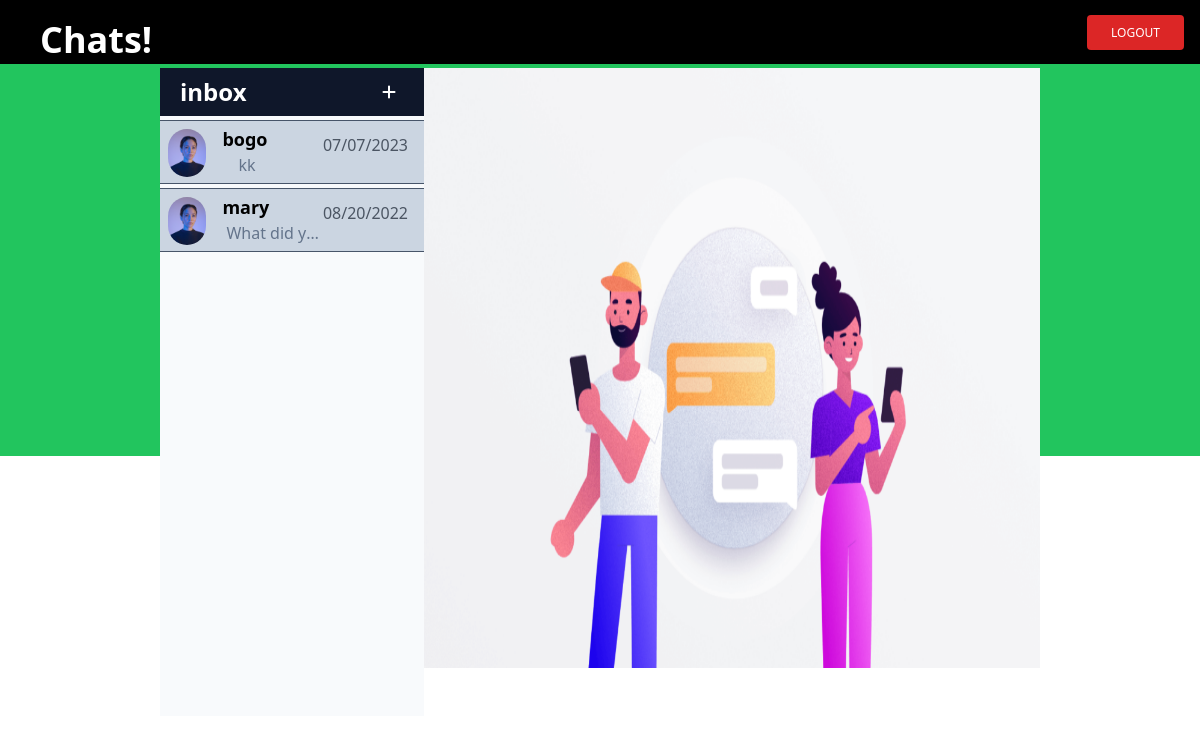
/ (signed in), run on the app's committed database.
### chat/models.py (models this page shows, shortened)
class UserProfile(AbstractUser):
    username = models.CharField(max_length=50, unique=True)
    email = models.EmailField(unique=True)
    def __str__(self):
        return self.username
    class Meta:
        db_table = 'chat_users'
        verbose_name = 'User'
        verbose_name_plural = 'Users'

class Message(models.Model):
    sender = models.ForeignKey(UserProfile, on_delete=models.CASCADE, related_name='sender')
    recipient = models.ForeignKey(UserProfile, on_delete=models.CASCADE, related_name='recipient')
    message = models.TextField()
    date = models.DateTimeField(auto_now_add=True)
    is_read = models.BooleanField(default=False)
    class Meta:
        db_table = 'chat_messages'
        verbose_name = 'Message'
        verbose_name_plural = 'Messages'
        ordering = ('-date',)
    def get_message_list(u):
        m = []  # stores all messages sorted by latest first
        j = []  # stores all usernames from the messages above after removing duplicates
        k = []  # stores the latest message from the sorted usernames above
        for message in Message.objects.all():
            for_you = message.recipient == u  # messages received by the user
            from_you = message.sender == u  # messages sent by the user
            if for_you or from_you:
                m.append(message)
                m.sort(key=lambda x: x.sender.username)  # sort the messages by senders
                m.sort(key=lambda x: x.date, reverse=True)  # sort the messages by date
        for i in m:
            if i.sender.username not in j or i.recipient.username not in j:
                j.append(i.sender.username)
                j.append(i.recipient.username)
                k.append(i)
        return k

### chat/views.py (the view)
# urls.py: path('', MessagesListView.as_view(), name='message_list'),
class MessagesListView(LoginRequiredMixin, ListView):
    model = Message
    template_name = 'chat/messages_list.html'
    login_url = '/login/'
    def get_context_data(self, **kwargs):
        context = super().get_context_data(**kwargs)
        user = UserProfile.objects.get(pk=self.request.user.pk)  # get your primary key
        messages = Message.get_message_list(user) # get all messages between you and the other user
        other_users = [] # list of other users
        for i in range(len(messages)):
            if messages[i].sender != user:
                other_users.append(messages[i].sender)
            else:
                other_users.append(messages[i].recipient)
        context['messages_list'] = messages
        context['other_users'] = other_users
        context['you'] = user
        return context

### theme/templates/chat/messages_list.html
{% extends 'layouts/base.html' %}
{% load static %}
{% block contacts %}
{% for message in messages_list %}
{% for us in other_users %}
{% if us.pk == message.recipient.pk or us.pk == message.sender.pk  %}
<div class=" mb-1 bg-slate-300 h-16 flex flex-row border-y border-slate-600 cursor-pointer active:bg-slate-700"
    onclick="location.href='{% url 'chat:inbox' us %}';">
    <img class=" block rounded-full h-12 mx-auto mt-2 ml-2" src="{% static '/img/default-user3.jpg' %}" alt="User">
    <div class="flex flex-col flex-nowrap overflow-y-scroll overflow-x-hidden ml-4 my-1 mx-auto text-start space-x-1 truncate">
        <p class=" text-black text-lg text-left font-semibold font-sans">
            {{us}}
        </p>
        <p class="text-center font-medium text-slate-500 truncate">
            {{message.message}}
        </p>
    </div>
    <div class="grow"></div>
    <small class=" justify-self-end text-gray-600 mr-4 mt-3 text-base  ">
        <time datetime="2020-01-01">
            {{message.date|date:"m/d/Y" }}
        </time>
    </small>
</div>
{% endif %}
{% endfor %}
{% endfor %}
{% endblock %}
{% block message %}
<div class=" bg-gray-300 h-[600px]">
    <div class="flex h-full w-full">
        <div class="bg-slate-400 rounded-md font-medium">
            <img class=" flex h-full w-full" src="{% static '/img/welcome_img.png' %}" alt="Welcome">
        </div>
    </div>
</div>
{% endblock %}

### theme/templates/layouts/base.html (shortened to what this page needs)
{% load static%}
<!DOCTYPE html>
<html lang="en">
<head>
	<link href="{% static "css/output.css" %}" rel="stylesheet">
	<link rel="stylesheet" href="https://cdnjs.cloudflare.com/ajax/libs/font-awesome/6.1.1/css/all.min.css" />
</head>
<header class="flex flex-row sm:justify-between space-x-4 bg-black h-16">
	<a href="{% url 'chat:message_list' %}">
		<h3 class="text-center text-white py-5 px-10 text-4xl font-bold">
			Chats!
		</h3>
	</a>
	<div class="flex flex-row justify-between items-center">
	{% if request.user.is_authenticated %}
	<a href="{% url 'chat:logout' %}" class="flex mr-4">
		<button type="button" class="inline-block
									px-6 py-2.5
									bg-red-600
									text-white
									font-medium
									text-xs
									leading-tight
									uppercase
									rounded
									shadow-md
									hover:bg-red-700
									hover:shadow-lg
									focus:bg-red-700
									focus:shadow-lg
									focus:outline-none
									focus:ring-0
									active:bg-red-800
									active:shadow-lg
									transition
									duration-150
									ease-in-out">
				Logout
		</button>
	</a>
	{% endif %}
	</div>
</header>
<body>
	<div class="bg-green-500 mx-auto h-[100%] pr-40 pl-40">
		<div class="flex py-1 h-[600]">
			<div class="flex-auto w-[30%] h-96">
				<div class="flex flex-row justify-between bg-slate-900 h-12">
					<a href="{% url 'chat:message_list' %}">
						<h2 class="text-start text-white py-2 pb-1 px-5 text-2xl font-semibold font-sans">
							inbox
						</h2>
					</a>
					<div class="block justify-self-end px-5 py-2">
						<button class=" hover:bg-blue-700 text-white font-bold py-1 px-2 rounded-full"
							onclick="location.href='{% url 'chat:users_list' %}';">
							<i class="fas fa-plus"></i>
						</button>
					</div>
				</div>
				<div class="flex flex-col flex-nowrap overflow-x-hidden overflow-y-scroll	 pt-1 bg-slate-50 h-[600px]">
					{% block contacts %}
					{% endblock%}
				</div>
			</div>
			<div class="flex-auto w-3/4 h-96">
				{% block message %}
				{% endblock %}
			</div>
		</div>
	</div>
</body>
</html>

### data on the page
Message: message "kk", date "07/07/2023"
UserProfile: username "bogo"
Message: message "What did y…", date "08/20/2022"
UserProfile: username "mary"
